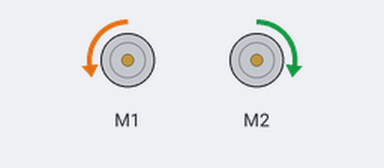
A sketch run on a simulated Arduino Uno, built with avr-gcc and run on an emulated ATmega328P. Shown: 2 × DC motor (green arrow = forward, orange = backward, longer = faster).

Above: at 0.1 s.
Timing chart, 0 to 1.6 s (numbered marks = the images above):
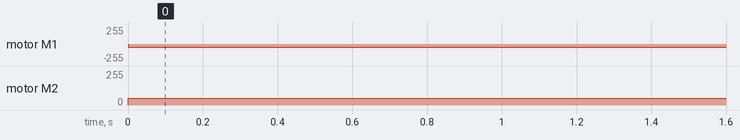

The sketch:

Parte2-1.ino
```cpp
#include <DualVNH5019MotorShield.h>
DualVNH5019MotorShield md;


void setup(){
  Serial.begin(119500);
  md.init();
}

void loop(){
  float vel = 120;
  md.setM1Speed(rpm2motor(-vel));
  md.setM2Speed(rpm2motor(vel));
}

float rpm2motor(float rpm){
  return rpm/60 * 40;
}
```

Measured:
- by itself, motor M1: stopped → backward 51/255 at 0.00 s
- by itself, motor M2: stopped → forward 51/255 at 0.00 s
